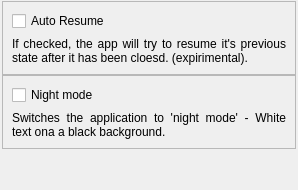
         <widget class="QWidget" name="tab_3">
          <attribute name="title">
           <string>Advanced</string>
          </attribute>
          <layout class="QVBoxLayout" name="verticalLayout_11">
           <property name="spacing">
            <number>0</number>
           </property>
           <property name="leftMargin">
            <number>2</number>
           </property>
           <property name="topMargin">
            <number>1</number>
           </property>
           <property name="rightMargin">
            <number>2</number>
           </property>
           <property name="bottomMargin">
            <number>1</number>
           </property>
           <item>
            <widget class="QFrame" name="frame">
             <property name="frameShape">
              <enum>QFrame::StyledPanel</enum>
             </property>
             <layout class="QVBoxLayout" name="verticalLayout_28">
              <item>
               <widget class="QCheckBox" name="autoResumeCKBX">
                <property name="text">
                 <string>Auto Resume</string>
                </property>
               </widget>
              </item>
              <item>
               <widget class="QLabel" name="label_3">
                <property name="text">
                 <string>If checked, the app will try to resume it's previous state after it has been cloesd. (expirimental).</string>
                </property>
                <property name="scaledContents">
                 <bool>false</bool>
                </property>
                <property name="alignment">
                 <set>Qt::AlignJustify|Qt::AlignVCenter</set>
                </property>
                <property name="wordWrap">
                 <bool>true</bool>
                </property>
               </widget>
              </item>
             </layout>
            </widget>
           </item>
           <item>
            <widget class="QFrame" name="frame">
             <property name="frameShape">
              <enum>QFrame::StyledPanel</enum>
             </property>
             <layout class="QVBoxLayout" name="verticalLayout_29">
              <item>
               <widget class="QCheckBox" name="NightModeCKBX">
                <property name="text">
                 <string>Night mode</string>
                </property>
               </widget>
              </item>
              <item>
               <widget class="QLabel" name="label_11">
                <property name="text">
                 <string>Switches the application to 'night mode' - White text ona a black background.</string>
                </property>
                <property name="scaledContents">
                 <bool>false</bool>
                </property>
                <property name="alignment">
                 <set>Qt::AlignJustify|Qt::AlignVCenter</set>
                </property>
                <property name="wordWrap">
                 <bool>true</bool>
                </property>
               </widget>
              </item>
             </layout>
            </widget>
           </item>
           <item>
            <spacer name="verticalSpacer_2">
             <property name="orientation">
              <enum>Qt::Vertical</enum>
             </property>
             <property name="sizeHint" stdset="0">
              <size>
               <width>20</width>
               <height>40</height>
              </size>
             </property>
            </spacer>
           </item>
          </layout>
         </widget>
